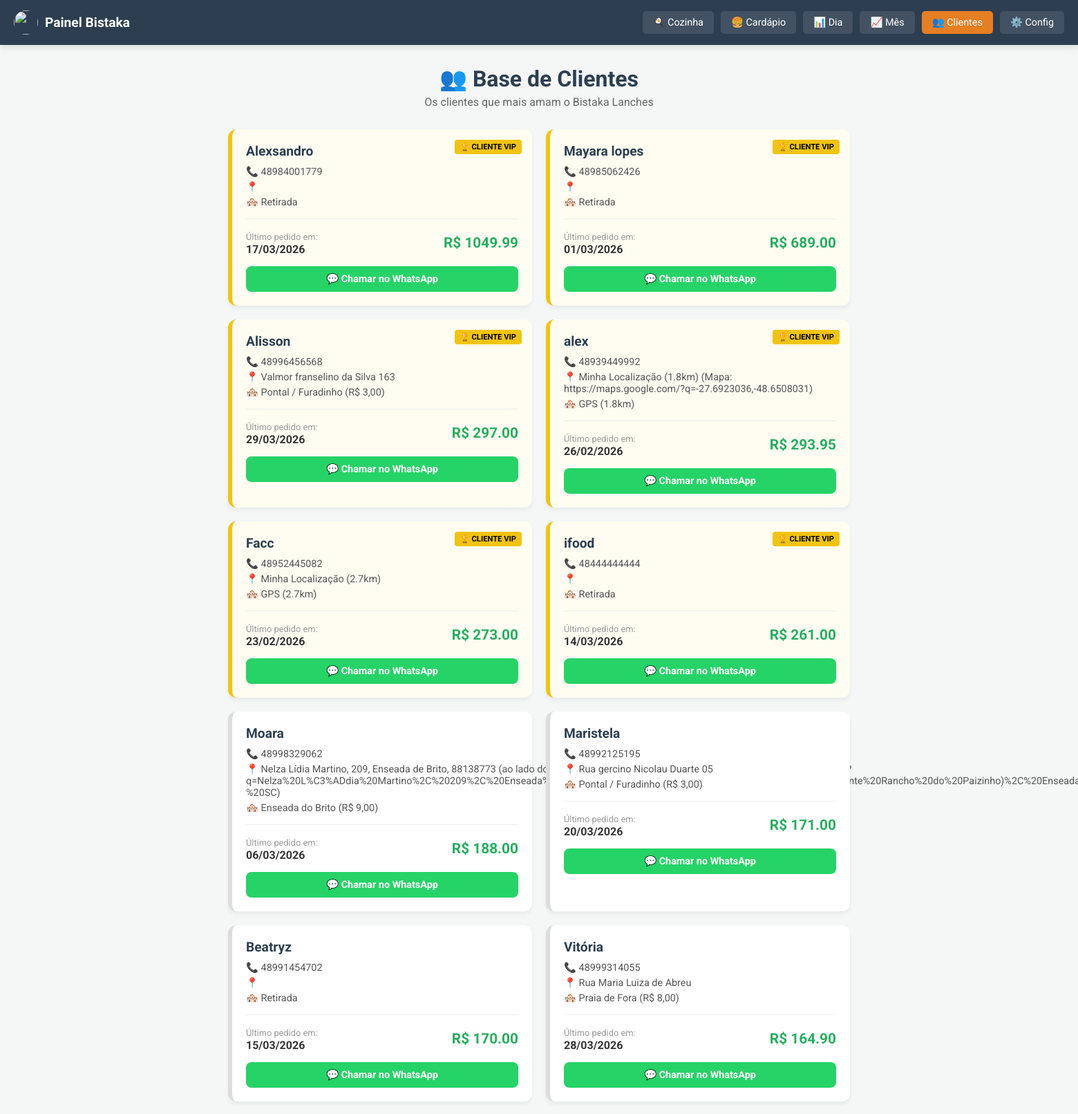
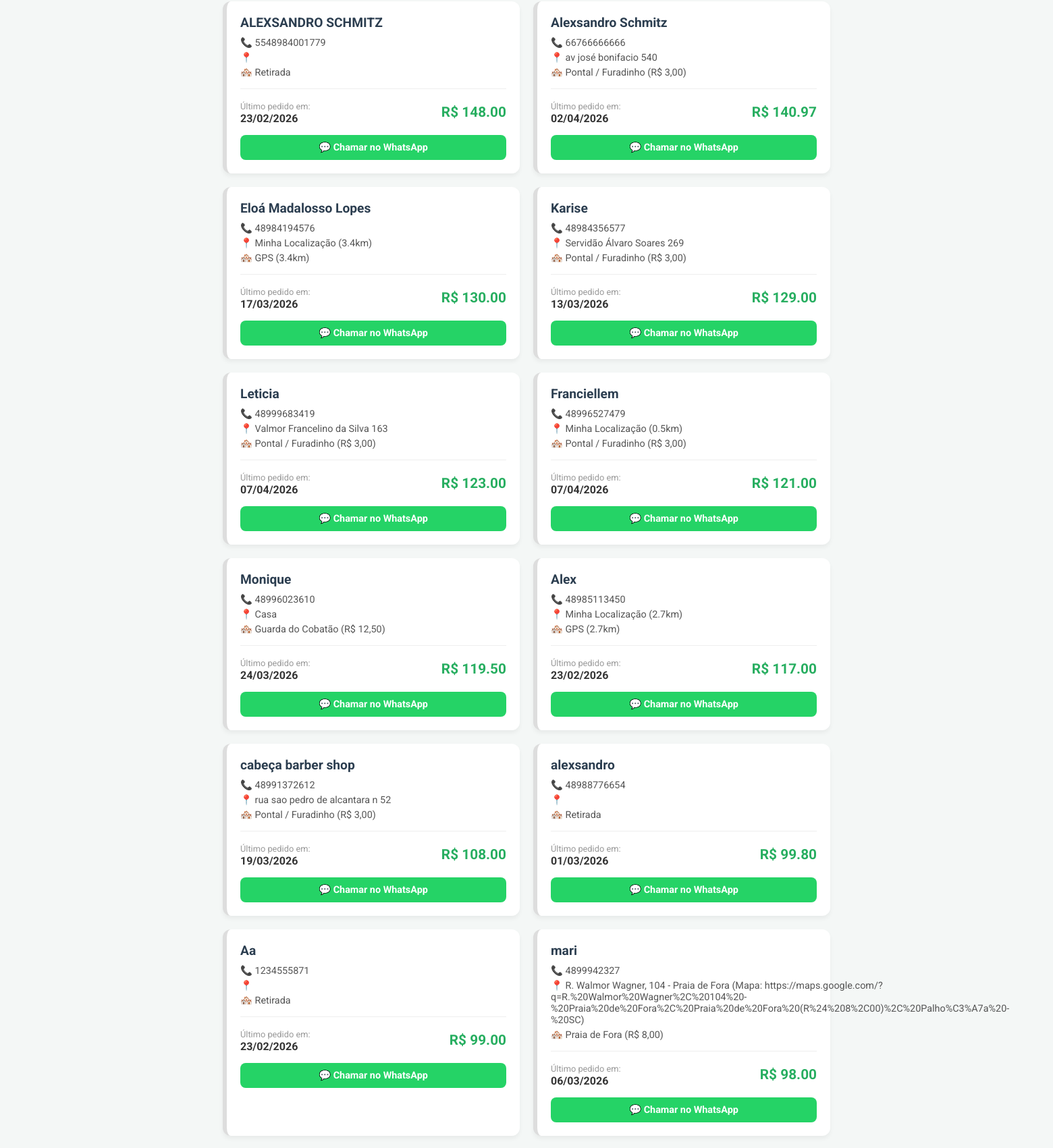
Page /admin/clientes (signed in, upper part) on the committed database (2 pictures, top to bottom).
### tables this page shows
CREATE TABLE clientes (
                telefone TEXT PRIMARY KEY,
                nome TEXT,
                endereco TEXT,
                bairro TEXT,
                primeiro_pedido DATETIME,
                ultimo_pedido DATETIME,
                total_gasto REAL DEFAULT 0
            );

### app.py (the view)
@app.route('/admin/clientes')
def lista_clientes():
    if not session.get('logged_in'): return redirect(url_for('login'))
    conn = get_db_connection()
    cursor = conn.execute('SELECT * FROM clientes ORDER BY total_gasto DESC')
    clientes = cursor.fetchall()
    conn.close()
    return render_template('clientes.html', clientes=clientes)

### app.py (called while the page is built)
def get_db_connection():
    conn = sqlite3.connect(DB_FILE)
    conn.row_factory = sqlite3.Row
    return conn

### templates/clientes.html (shortened to what this page needs)
<!DOCTYPE html>
<html lang="pt-br">
<head>
</head>
<body>
    <nav class="admin-navbar">
        <div class="brand">
            <img src="/static/uploads/logo.png" style="height: 35px; width: 35px; border-radius: 50%; object-fit: cover;">
            Painel Bistaka
        </div>
        <div class="nav-links">
            <a href="/admin/dashboard">🍳 Cozinha</a>
            <a href="/admin">🍔 Cardápio</a>
            <a href="/admin/relatorio">📊 Dia</a>
            <a href="/admin/relatorio_mensal">📈 Mês</a>
            <a href="/admin/clientes" style="background: #e67e22;">👥 Clientes</a>
            <a href="/admin/configuracoes">⚙️ Config</a>
        </div>
    </nav>
    <div class="container">
        <div class="header-section">
            <h1>👥 Base de Clientes</h1>
            <p>Os clientes que mais amam o Bistaka Lanches</p>
        </div>
        <div class="clientes-grid">
            {% for c in clientes %}
            <div class="cliente-card {% if c.total_gasto > 200 %}vip{% endif %}">
                {% if c.total_gasto > 200 %}
                    <span class="vip-badge">🏆 CLIENTE VIP</span>
                {% endif %}
                <span class="cliente-nome">{{ c.nome }}</span>
                <div class="cliente-info">📞 {{ c.telefone }}</div>
                <div class="cliente-info">📍 {{ c.endereco }}</div>
                <div class="cliente-info">🏘️ {{ c.bairro }}</div>
                <div class="gasto-total">
                    <div>
                        <span class="data-label">Último pedido em:</span><br>
                        <strong>{{ c.ultimo_pedido[8:10] }}/{{ c.ultimo_pedido[5:7] }}/{{ c.ultimo_pedido[0:4] }}</strong>
                    </div>
                    <div class="gasto-valor">R$ {{ "%.2f"|format(c.total_gasto) }}</div>
                </div>
                <a href="https://wa.me/55{{ c.telefone|replace('(', '')|replace(')', '')|replace('-', '')|replace(' ', '') }}"
                   target="_blank"
                   style="display: block; text-align: center; margin-top: 15px; padding: 10px; background: #25d366; color: white; text-decoration: none; border-radius: 8px; font-weight: bold; font-size: 0.9rem;">
                   💬 Chamar no WhatsApp
                </a>
            </div>
            {% endfor %}
        </div>
    </div>
</body>
</html>

### templates/clientes.html (style rules this page uses)
:root { --primary: #2c3e50; --accent: #27ae60; --gold: #f1c40f; --light: #f4f7f6; }
body { font-family: 'Roboto', sans-serif; background: var(--light); margin: 0; padding: 0; color: #333; }
.admin-navbar { background: var(--primary); color: white; padding: 15px 20px; display: flex; justify-content: space-between; align-items: center; box-shadow: 0 4px 10px rgba(0,0,0,0.1); flex-wrap: wrap; gap: 10px; }
.admin-navbar .brand { font-weight: bold; font-size: 1.2rem; display: flex; align-items: center; gap: 10px; }
.admin-navbar .nav-links { display: flex; gap: 10px; flex-wrap: wrap; }
.admin-navbar a { color: white; text-decoration: none; padding: 8px 15px; border-radius: 5px; background: rgba(255,255,255,0.1); transition: background 0.2s; font-size: 0.9rem; }
.container { max-width: 900px; margin: 30px auto; padding: 0 20px; }
.header-section { text-align: center; margin-bottom: 30px; }
.header-section h1 { margin: 0; color: var(--primary); font-size: 2rem; }
.header-section p { color: #666; margin-top: 5px; }
.clientes-grid { display: grid; grid-template-columns: repeat(auto-fill, minmax(300px, 1fr)); gap: 20px; }
.cliente-card { background: white; border-radius: 12px; padding: 20px; box-shadow: 0 4px 6px rgba(0,0,0,0.05); border-left: 6px solid #ddd; position: relative; transition: transform 0.2s; }
.cliente-card.vip { border-left-color: var(--gold); background: #fffdf2; }
.vip-badge { position: absolute; top: 15px; right: 15px; background: var(--gold); color: #000; font-size: 0.7rem; font-weight: bold; padding: 4px 8px; border-radius: 4px; }
.cliente-nome { font-size: 1.2rem; font-weight: bold; color: var(--primary); margin: 0 0 10px 0; display: block; }
.cliente-info { font-size: 0.9rem; color: #555; margin-bottom: 5px; display: flex; align-items: center; gap: 8px; }
.gasto-total { margin-top: 15px; padding-top: 15px; border-top: 1px solid #eee; display: flex; justify-content: space-between; align-items: center; }
.gasto-valor { font-size: 1.3rem; font-weight: bold; color: var(--accent); }
.data-label { font-size: 0.8rem; color: #999; }

### rows in the picture
clientes: shows "🏆 CLIENTE VIP", nome "Alexsandro", telefone "48984001779", bairro "Retirada", ultimo_pedido "17", ultimo_pedido "03", ultimo_pedido "2026", total_gasto "1049.99"
clientes: shows "🏆 CLIENTE VIP", nome "Mayara lopes", telefone "48985062426", bairro "Retirada", ultimo_pedido "01", ultimo_pedido "03", ultimo_pedido "2026", total_gasto "689.00"
clientes: shows "🏆 CLIENTE VIP", nome "Alisson", telefone "48996456568", endereco "Valmor franselino da Silva 163", bairro "Pontal / Furadinho (R$ 3,00)", ultimo_pedido "29", ultimo_pedido "03", ultimo_pedido "2026", total_gasto "297.00"
clientes: shows "🏆 CLIENTE VIP", nome "alex", telefone "48939449992", endereco "Minha Localização (1.8km) (Mapa: https://maps.google.com/?q=-27.6923036,-48.6508031)", bairro "GPS (1.8km)", ultimo_pedido "26", ultimo_pedido "02", ultimo_pedido "2026", total_gasto "293.95"
clientes: shows "🏆 CLIENTE VIP", nome "Facc", telefone "48952445082", endereco "Minha Localização (2.7km)", bairro "GPS (2.7km)", ultimo_pedido "23", ultimo_pedido "02", ultimo_pedido "2026", total_gasto "273.00"
clientes: shows "🏆 CLIENTE VIP", nome "ifood", telefone "48444444444", bairro "Retirada", ultimo_pedido "14", ultimo_pedido "03", ultimo_pedido "2026", total_gasto "261.00"
clientes: nome "Moara", telefone "48998329062", endereco "Nelza Lídia Martino, 209, Enseada de Brito, 88138773 (ao lado do…", bairro "Enseada do Brito (R$ 9,00)", ultimo_pedido "06", ultimo_pedido "03", ultimo_pedido "2026", total_gasto "188.00"
clientes: nome "Maristela", telefone "48992125195", endereco "Rua gercino Nicolau Duarte 05", bairro "Pontal / Furadinho (R$ 3,00)", ultimo_pedido "20", ultimo_pedido "03", ultimo_pedido "2026", total_gasto "171.00"
clientes: nome "Beatryz", telefone "48991454702", bairro "Retirada", ultimo_pedido "15", ultimo_pedido "03", ultimo_pedido "2026", total_gasto "170.00"
clientes: nome "Vitória", telefone "48999314055", endereco "Rua Maria Luiza de Abreu", bairro "Praia de Fora (R$ 8,00)", ultimo_pedido "28", ultimo_pedido "03", ultimo_pedido "2026", total_gasto "164.90"
clientes: nome "ALEXSANDRO SCHMITZ", telefone "5548984001779", bairro "Retirada", ultimo_pedido "23", ultimo_pedido "02", ultimo_pedido "2026", total_gasto "148.00"
clientes: nome "Alexsandro Schmitz", telefone "66766666666", endereco "av josé bonifacio 540", bairro "Pontal / Furadinho (R$ 3,00)", ultimo_pedido "02", ultimo_pedido "04", ultimo_pedido "2026", total_gasto "140.97"
clientes: nome "Eloá Madalosso Lopes", telefone "48984194576", endereco "Minha Localização (3.4km)", bairro "GPS (3.4km)", ultimo_pedido "17", ultimo_pedido "03", ultimo_pedido "2026", total_gasto "130.00"
clientes: nome "Karise", telefone "48984356577", endereco "Servidão Álvaro Soares 269", bairro "Pontal / Furadinho (R$ 3,00)", ultimo_pedido "13", ultimo_pedido "03", ultimo_pedido "2026", total_gasto "129.00"
clientes: nome "Leticia", telefone "48999683419", endereco "Valmor Francelino da Silva 163", bairro "Pontal / Furadinho (R$ 3,00)", ultimo_pedido "07", ultimo_pedido "04", ultimo_pedido "2026", total_gasto "123.00"
clientes: nome "Franciellem", telefone "48996527479", endereco "Minha Localização (0.5km)", bairro "Pontal / Furadinho (R$ 3,00)", ultimo_pedido "07", ultimo_pedido "04", ultimo_pedido "2026", total_gasto "121.00"
clientes: nome "Monique", telefone "48996023610", endereco "Casa", bairro "Guarda do Cobatão (R$ 12,50)", ultimo_pedido "24", ultimo_pedido "03", ultimo_pedido "2026", total_gasto "119.50"
clientes: nome "Alex", telefone "48985113450", endereco "Minha Localização (2.7km)", bairro "GPS (2.7km)", ultimo_pedido "23", ultimo_pedido "02", ultimo_pedido "2026", total_gasto "117.00"
clientes: nome "cabeça barber shop", telefone "48991372612", endereco "rua sao pedro de alcantara n 52", bairro "Pontal / Furadinho (R$ 3,00)", ultimo_pedido "19", ultimo_pedido "03", ultimo_pedido "2026", total_gasto "108.00"
clientes: nome "alexsandro", telefone "48988776654", bairro "Retirada", ultimo_pedido "01", ultimo_pedido "03", ultimo_pedido "2026", total_gasto "99.80"
clientes: nome "Aa", telefone "1234555871", bairro "Retirada", ultimo_pedido "23", ultimo_pedido "02", ultimo_pedido "2026", total_gasto "99.00"
clientes: nome "mari", telefone "4899942327", endereco "R. Walmor Wagner, 104 - Praia de Fora (Mapa: https://maps.google.com/?q=R.%20Walmor%20Wagner%2C%20104%20-%20Praia%20de%20Fora%2C%20Praia%20de%20Fora%20(R%24%208%2C00)%2C%20Palho%C3%A7a%20-%20SC)", bairro "Praia de Fora (R$ 8,00)", ultimo_pedido "06", ultimo_pedido "03", ultimo_pedido "2026", total_gasto "98.00"
